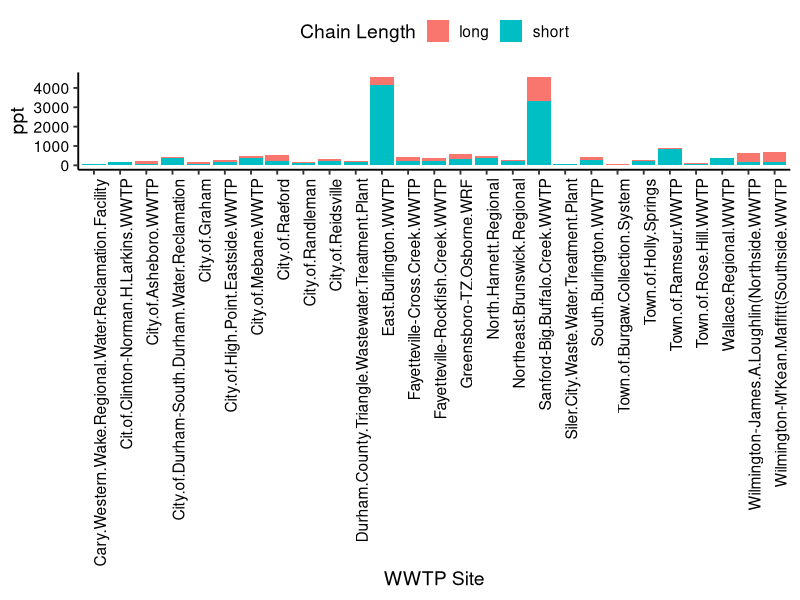
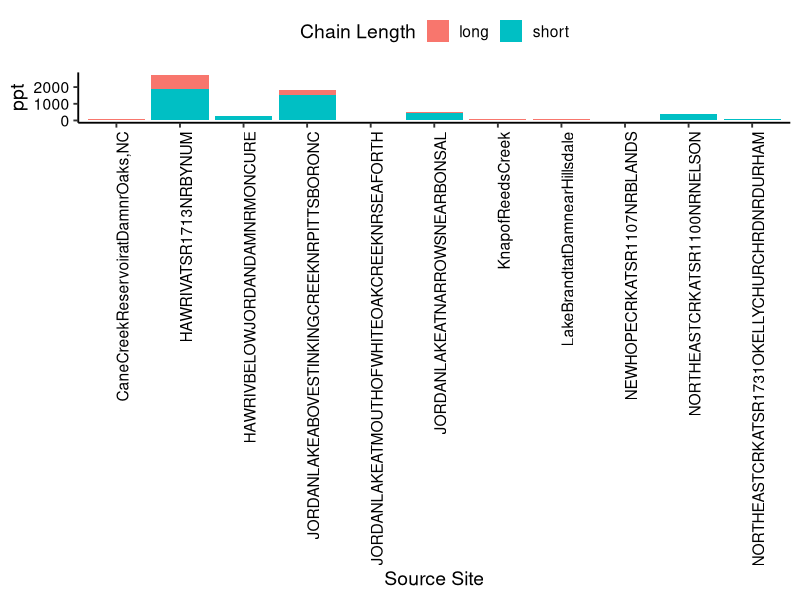

Recreate these plots in R, in order. (Note: this script raises an error after producing the figures.)
## ---- chunk 1
knitr::opts_chunk$set(echo = TRUE)
## ---- chunk 2
# Set your working directory

getwd()

# Load your packages

library(tidyverse)
library(lubridate)

# Set your ggplot theme

mytheme <- theme_classic(base_size = 14) +
  theme(axis.text = element_text(color = "black"), 
        legend.position = "top")

theme_set(mytheme)

# Load your datasets
PFAS_WWTP_clean <- read.csv("./Data/Processed/PFAS_WWTP_clean.csv", stringsAsFactors = TRUE)

PFAS_WWTP_wide_clean <- read.csv("./Data/Processed/PFAS_WWTP_wide_clean.csv", stringsAsFactors = TRUE)

PFAS_Source_clean <- read.csv("./Data/Processed/PFAS_Source_clean.csv", stringsAsFactors = TRUE)

PFAS_Source_wide_clean <- read.csv("./Data/Processed/PFAS_Source_wide_clean.csv", stringsAsFactors = TRUE)

## ---- chunk 3

# want to know what type of remediation is needed to deal with their contamination (GAC short chain; RO both)

ggplot(subset(PFAS_WWTP_clean, !is.na(ppt)), aes(x = Site, y = ppt))+
  geom_col(aes(fill = chain.length)) +
  labs(fill = "Chain Length") +
  xlab("WWTP Site") +
  theme(axis.text.x = element_text(angle = 90,  hjust = 1))


ggplot(subset(PFAS_Source_clean, !is.na(ppt)), aes(x = Site, y = ppt))+
  geom_col(aes(fill = chain.length)) +
  labs(fill = "Chain Length") +
  xlab("Source Site") +
  theme(axis.text.x = element_text(angle = 90,  hjust = 1))



PFAS_wide_clean <- 
    PFAS_wide_clean %>% 
    rowwise() %>% 
    mutate(short.ppt = sum(PFBA, PFBS, PFHpA, PFHxA, PFPeS, PFPeA, na.rm = TRUE)) %>%
    mutate(long.ppt = sum(PFDS, PFDA, PFDoA, PFHpS, PFHxS, PFNS, PFNA, PFOSA, N.EtFOSAA, N.MeFOSAA, PFTeA, PFTriA, PFUnA, HFPO.DA, PFOA, PFOS, na.rm = TRUE))
  
# stacked histogram ppt vs site

ggplot(PFAS_WWTP_wide_clean, aes(x = Site, y = short.ppt))+
  geom_col(aes(fill = supp), width = 0.7)


ggplot(PFAS_WWTP_clean) +
  geom_col(aes(x = Site, y = ppt)) +
  scale_y_continuous(limits = c(0, 100))


PFAS_wide_clean %>% 
   select(-total) %>% 
   gather(type, count, burglaries:robberies) %>% 
   ggplot(., aes(x=year, y=count, fill=forcats::fct_rev(type))) +
   geom_bar(stat="identity")


## ---- chunk 4

# plot analytes by site shows the only analytes worth knowing

ggplot(PFAS_WWTP_clean, aes(fill=Analyte, y=ppt, x=Site)) +     geom_bar(position="stack", stat="identity") +
    labs(fill = "Analyte") +
    theme(axis.text.x=element_blank(),
        axis.ticks.x=element_blank()) +
  xlab("Source Sites")

## ---- chunk 5

# PROBLEM: wide dataset shows 8 sites with PFAS, long shows 11

# decide top sites to plot

topsites <-
  PFAS_wide_clean %>%
  filter(Type =="Source") %>%
  select(Type, Site, TotalPFAS)


topsites <- topsites[with(topsites,order(-TotalPFAS)),]

topsites <- topsites[1:8,]


topsites_wwtp <-
  PFAS_WWTP_wide_clean %>%
  select(Site, TotalPFAS)

topsites_wwtp <- topsites_wwtp[with(topsites_wwtp,order(-TotalPFAS)),]

topsites_wwtp <- topsites_wwtp[1:20,]



# facet wrap each site by x = analyte y = ppt

ggplot(topsites_wwtp, aes(x = Site, y = TotalPFAS)) + 
  geom_bar(stat="identity") +
  facet_wrap(vars(Site), nrow = 5) +
  ylab("Total PFAS (ppt)") +
  theme(axis.text.x=element_blank(),
        axis.ticks.x=element_blank()) 


ggplot(PFAS_WWTP_wide_clean, aes(x=month, y = TotalPFAS, group=Site)) +
  geom_line(aes(color=Site)) +
  geom_point(aes(color=Site)) +
  scale_x_continuous(breaks=c(7, 8, 9)) +
  ylim(0,600) +
  ylab("Total PFAS (ppt)") +
  xlab("2019 Month") +
  theme(legend.position="right")

## ---- chunk 6
#Any locations with Analyte above 30? 70?
#To do this, a simple pipe should do to filter out which analytes/site are above the given value.
#EPA_Processed_2018$Result <- subset(EPA_Processed_2018$Result, !is.na()) #converts the result into a numeric value instead of a factor

source_analyte_above_30 <- 
  PFAS_Source_clean %>%
  filter(ppt > 30)

source_analyte_above_70 <- 
  PFAS_Source_clean %>%
  filter(ppt > 70)

unique(source_analyte_above_30$Site) #11 Sites above 30 
unique(source_analyte_above_70$Site) #5 sites above 70


#Plotting the sites with more than 30/70
source_analyte_30_plot <- 
  ggplot(source_analyte_above_30, aes(x = Sample.Date, y = ppt, color = Site)) +
  geom_point(alpha = 0.5, size = 3)+
  theme(axis.text.x = element_text(angle = 45, hjust = 1))+
  theme(axis.text.x = element_text(size = 7))+
  geom_hline(yintercept = 30, lty = 2)+
  scale_y_continuous(breaks=c(30, 100, 200, 300, 400, 500, 600))+
  theme(legend.position = "right", 
        legend.text = element_text(size = 5), legend.title = element_text(size = 12))+
  xlab("Sample Date")
print(source_analyte_30_plot + ggtitle("Source sites with Analytes above 30 ppt"))

source_analyte_70_plot <- 
  ggplot(source_analyte_above_70, aes(x = Sample.Date, y = ppt, color = Site)) +
  geom_point(alpha = 0.5, size = 3)+
  theme(axis.text.x = element_text(angle = 45, hjust = 1))+
  theme(axis.text.x = element_text(size = 7))+
  geom_hline(yintercept = 70, lty = 2)+
  scale_y_continuous(breaks=c(70, 100, 200, 300, 400, 500, 600))+
  theme(legend.position = "right", 
        legend.text = element_text(size = 5), legend.title = element_text(size = 12))+
  xlab("Sample Date")
print(source_analyte_70_plot + ggtitle("Source sites with Analytes above 70 ppt"))

## ---- chunk 7

#Total PFAS over 130

Total_PFAS_WWTP_Over130 <- 
  PFAS_WWTP_wide_clean %>%
  filter(TotalPFAS > 130)


# sum of pfas for every source site at that date
# filter for those over 130
# unique for how many sites had total pfas over 130

#Source by Site and Date with sum PFAS above 130
# Total_PFAS_Source_Over130 <- 
#   PFAS_long_clean[!is.na(PFAS_long_clean$ppt),] %>%
#   filter (Type == "Source") %>%
#   filter(Analyte == "PFBA"| Analyte == "PFBS" | Analyte == "PFDS" | Analyte == "PFDA" | Analyte == "PFDoA" | Analyte == "PFHpS" | Analyte == "PFHpA" | Analyte == "PFHxS" | Analyte == "PFHxA" | Analyte == "PFNS" | Analyte == "PFNA" | Analyte == "PFOSA" | Analyte == "N.EtFOSAA" | Analyte == "N.MeFOSAA" | Analyte == "PFPeS" | Analyte == "PFPeA" | Analyte == "PFTeA" | Analyte == "PFTriA" | Analyte == "PFUnA" | Analyte == "HFPO.DA" | Analyte == "PFOA" | Analyte == "PFOS") %>%
#   group_by(Site, Sample.Date)%>%
#   summarise(sum_pfas = sum(ppt))%>%
#   filter (sum_pfas > 130)
# 
# unique(Total_PFAS_Source_Over130$Site)
# 
#Plotting sites above 130
source_total_pfas_130_plot <-
  ggplot(Total_PFAS_WWTP_Over130, aes(x = Sample.Date, y = TotalPFAS, color = Site)) +
  geom_point(alpha = 0.7, size = 5)+
  theme(axis.text.x = element_text(angle = 45, hjust = 1))+
  theme(axis.text.x = element_text(size = 7))+
  geom_hline(yintercept = 130, lty = 2)+
  scale_y_continuous(breaks=c(130, 200, 400, 600, 800, 1200))+
  theme(legend.position = "right",
        legend.text = element_text(size = 5), legend.title = element_text(size = 12))+
  xlab("Sample Date")+
  ylab("Total PFAS (ppt)")

print(source_total_pfas_130_plot + ggtitle("WWTP Sites with Total PFAS Above 130 ppt"))

## ---- chunk 8

# How many samples had reporting limits above health advisory levels? 
# maybe do >10 or by analyte

source_ND_under5 <-
  PFAS_Source_clean[!is.na(PFAS_Source_clean$lab.qual),] %>%
  filter(lab.qual <= 5)

source_ND_under10 <-
  PFAS_Source_clean[!is.na(PFAS_Source_clean$lab.qual),] %>%
  filter(lab.qual <= 10)

source_ND_under20 <-
  PFAS_Source_clean[!is.na(PFAS_Source_clean$lab.qual),] %>%
  filter(lab.qual <= 20)

summary(source_ND_under5)
summary(source_ND_under10)
summary(source_ND_under20)

ggplot(source_ND_under5)+
  geom_histogram(aes(x=lab.qual))+
  xlab("ND under 5 ppt")+
  ylab("# of Samples")

ggplot(source_ND_under10)+
  geom_histogram(aes(x=lab.qual))+
  xlab("ND under 10 ppt")+
  ylab("# of Samples")

ggplot(source_ND_under20)+
  geom_histogram(aes(x=lab.qual))+
  xlab("ND under 20 ppt")+
  ylab("# of Samples")


# histogram number of samples by all ND

ggplot(PFAS_Source_clean) +
  geom_histogram(aes(x=lab.qual))+
  xlim(0,600) +
  ylim(0,30) +
  xlab("ND ppt")+
  ylab("# of Samples")
## ---- chunk 9

# of all the ND, how many are under 5

# how many total
source_ND <-
  PFAS_Source_clean[!is.na(PFAS_Source_clean$lab.qual),] %>%
  filter(lab.qual > 0)

# percentage under 5

source_nd_percent = (dim(source_ND_under5)[1] / dim(source_ND)[1])*100
source_nd_percent

# percentage under 20
source_nd_percent = (dim(source_ND_under20)[1] / dim(source_ND)[1])*100
source_nd_percent

## ---- chunk 10

# tried facet wrap

wwtp_pfoa.pfos.genx <-
  PFAS_WWTP_clean %>%
  filter(Analyte %in% c("PFOA", "PFOS", "HFPO.DA"))

# add month column
wwtp_pfoa.pfos.genx$Sample.Date <-
  ymd(wwtp_pfoa.pfos.genx$Sample.Date)

wwtp_pfoa.pfos.genx <- 
  mutate(wwtp_pfoa.pfos.genx, month = month(Sample.Date)) 

#facet wrap by month

ggplot(wwtp_pfoa.pfos.genx, aes(x=Analyte, y=ppt)) +
  geom_bar(position="stack", stat="identity") +
  facet_grid(Site ~ month)

# fewer sites


### TRY 2 -- need to convert HFPO-DA to HFPO.DA and run again

ggplot(wwtp_pfoa.pfos.genx, aes(x = Site, y = ppt))+
  geom_col(aes(fill = Analyte)) +
  labs(fill = "Analyte") +
  ylim(0,4500) +
  xlab("WWTP Site") +
  theme(axis.text.x=element_blank(),
        axis.ticks.x=element_blank())

## ---- chunk 11

# plot analytes by site shows the only analytes worth knowing

ggplot(subset(PFAS_long_clean, Type == "WWTP"), aes(fill=Analyte, y=ppt, x=Site)) +     geom_bar(position="stack", stat="identity") +
    labs(fill = "Analyte") +
    theme(axis.text.x=element_blank(),
        axis.ticks.x=element_blank()) +
  xlab("WWTP Sites")

# summarise  by column and get highest mean value

mean_analyte <-
  colMeans(PFAS_wide_clean[sapply(PFAS_wide_clean, is.numeric)], na.rm=TRUE) 

mean_analyte <- data.frame(mean_analyte)

mean_analyte <-
  mean_analyte %>%
  filter(lakename == "Paul Lake" | lakename == "Peter Lake")

## ---- chunk 12


# group by chain length in Q1
# pfas_chain_group <-
  #PFAS_long_clean %>%
  #drop_na(ppt) %>%
  #group_by(Type, Site, chain.length) %>%
  #summarise(ppt = sum(ppt))

# bar plot stacked
ggplot(subset(pfas_chain_group, Type == "WWTP"), aes(x = Site, y = ppt))+
  geom_col(aes(fill = chain.length)) +
  labs(fill = "Chain Length") +
  xlab("WWTP Site") +
  theme(axis.text.x=element_blank(),
        axis.ticks.x=element_blank())


## ---- chunk 13
wwtp_analyte_above_30 <- 
  PFAS_WWTP_clean %>%
  filter(ppt > 30)

wwtp_analyte_above_70 <- 
  PFAS_WWTP_clean %>%
  filter(ppt > 70)

source_analyte_above_30 <- 
  PFAS_Source_clean %>%
  filter(ppt > 30)

source_analyte_above_70 <- 
  PFAS_Source_clean %>%
  filter(ppt > 70)

unique(wwtp_analyte_above_30$Site) #27 Sites above 30 
unique(wwtp_analyte_above_70$Site) #13 sites above 70

unique(source_analyte_above_30$Site) #11 Sites above 30 
unique(source_analyte_above_70$Site) #5 sites above 70





#Plotting WWTP anayltes over the ppt standards
wwtp_analyte_30_plot <- 
  ggplot(wwtp_analyte_above_30, aes(x = Sample.Date, y = ppt, color = Site)) +
  geom_point(alpha = 0.5, size = 3)+
  theme(axis.text.x = element_text(angle = 45, hjust = 1))+
  theme(axis.text.x = element_text(size = 7))+
  geom_hline(yintercept = 30, lty = 2)+
  scale_y_continuous(breaks=c(30, 100, 200, 400, 800, 1000))+
  theme(legend.position = "right", 
        legend.text = element_text(size = 5), legend.title = element_text(size = 12))+
  xlab("Sample Date")
print(wwtp_analyte_30_plot + ggtitle("WWTP sites with Analytes above 30 ppt"))

wwtp_analyte_70_plot <- 
  ggplot(wwtp_analyte_above_70, aes(x = Sample.Date, y = ppt, color = Site)) +
  geom_point(alpha = 0.5, size = 3)+
  theme(axis.text.x = element_text(angle = 45, hjust = 1))+
  theme(axis.text.x = element_text(size = 7))+
  geom_hline(yintercept = 70, lty = 2)+
  scale_y_continuous(breaks=c(70, 200, 400, 800, 1000))+
  theme(legend.position = "right", 
        legend.text = element_text(size = 5), legend.title = element_text(size = 12))+
  xlab("Sample Date")
print(wwtp_analyte_70_plot + ggtitle("WWTP sites with Analytes above 70 ppt"))
## ---- chunk 14


Total_PFAS_WWTP_Over130 <- 
  PFAS_WWTP_wide_clean %>%
  filter(TotalPFAS > 130)


# #WWTP by Site and Date with sum PFAS above 130
# Total_PFAS_WWTP_Over130 <- 
#   PFAS_long_clean[!is.na(PFAS_long_clean$ppt),] %>%
#   filter (Type == "WWTP") %>%
#   filter(Analyte == "PFBA"| Analyte == "PFBS" | Analyte == "PFDS" | Analyte == "PFDA" | Analyte == "PFDoA" | Analyte == "PFHpS" | Analyte == "PFHpA" | Analyte == "PFHxS" | Analyte == "PFHxA" | Analyte == "PFNS" | Analyte == "PFNA" | Analyte == "PFOSA" | Analyte == "N.EtFOSAA" | Analyte == "N.MeFOSAA" | Analyte == "PFPeS" | Analyte == "PFPeA" | Analyte == "PFTeA" | Analyte == "PFTriA" | Analyte == "PFUnA" | Analyte == "HFPO.DA" | Analyte == "PFOA" | Analyte == "PFOS") %>%
#   group_by(Site, Sample.Date)%>%
#   summarise(sum_pfas = sum(ppt))%>%
#   filter (sum_pfas > 130)
# 
# unique(Total_PFAS_Source_Over130$Site)
# 
#Plotting sites above 130
# wwtp_total_pfas_130_plot <-
#   ggplot(Total_PFAS_WWTP_Over130, aes(x = Sample.Date, y = sum_pfas, color = Site)) +
#   geom_point(alpha = 0.7, size = 5)+
#   theme(axis.text.x = element_text(angle = 45, hjust = 1))+
#   theme(axis.text.x = element_text(size = 7))+
#   geom_hline(yintercept = 130, lty = 2)+
#   scale_y_continuous(breaks=c(130, 400, 600, 800, 1200, 1800, 2400))+
#   theme(legend.position = "right",
#         legend.text = element_text(size = 6), legend.title = element_text(size = 12))+
#   xlab("Sample Date")+
#   ylab("Total PFAS (ppt)")
# print(wwtp_total_pfas_130_plot + ggtitle("WWTP Sites with Total PFAS Above 130 ppt"))



#Plotting sites above 130
wwtp_total_pfas_130_plot <-
  ggplot(Total_PFAS_WWTP_Over130, aes(x = Sample.Date, y = TotalPFAS, color = Site)) +
  geom_point(alpha = 0.7, size = 5)+
  theme(axis.text.x = element_text(angle = 45, hjust = 1))+
  theme(axis.text.x = element_text(size = 7))+
  geom_hline(yintercept = 130, lty = 2)+
  scale_y_continuous(breaks=c(130, 400, 600, 800, 1200, 1800, 2400))+
  theme(legend.position = "right",
        legend.text = element_text(size = 6), legend.title = element_text(size = 12))+
  xlab("Sample Date")+
  ylab("Total PFAS (ppt)")

print(wwtp_total_pfas_130_plot + ggtitle("WWTP Sites with Total PFAS Above 130 ppt"))
## ---- chunk 15
wwtp_ND_under5 <-
  PFAS_WWTP_clean[!is.na(PFAS_WWTP_clean$lab.qual),] %>%
  filter(lab.qual < 5)

wwtp_ND_under10 <-
  PFAS_WWTP_clean[!is.na(PFAS_WWTP_clean$lab.qual),] %>%
  filter(lab.qual < 10)

wwtp_ND_under20 <-
  PFAS_WWTP_clean[!is.na(PFAS_WWTP_clean$lab.qual),] %>%
  filter(lab.qual < 20)

summary(wwtp_ND_under5)
summary(wwtp_ND_under10)
summary(wwtp_ND_under20)

ggplot(wwtp_ND_under5)+
  geom_histogram(aes(x=lab.qual))+
  xlab("ND under 5 ppt")+
  ylab("# of Samples")

ggplot(wwtp_ND_under10)+
  geom_histogram(aes(x=lab.qual))+
  xlab("ND under 10 ppt")+
  ylab("# of Samples")

ggplot(wwtp_ND_under20)+
  geom_histogram(aes(x=lab.qual))+
  xlab("ND under 20 ppt")+
  ylab("# of Samples")


# histogram number of samples by all ND

ggplot(PFAS_WWTP_clean) +
  geom_histogram(aes(x=lab.qual))+
  xlim(0,600) +
  ylim(0,30) +
  xlab("ND ppt")+
  ylab("# of Samples")

## ---- chunk 16

# of all the ND, how many are under 5

# how many are under 5
dim(wwtp_ND_under5) #855

# how many total
wwtp_ND <-
  PFAS_WWTP_clean[!is.na(PFAS_WWTP_clean$lab.qual),] %>%
  filter(lab.qual > 0)

dim(wwtp_ND) #1259

# percentage

wwtp_nd_percent = (dim(wwtp_ND_under5)[1] / dim(wwtp_ND)[1])*100
wwtp_nd_percent

## ---- chunk 17

## ---- chunk 18

PFAS_WWTP_wide_clean$Sample.Date <- ymd(PFAS_WWTP_wide_clean$Sample.Date)

ggplot(PFAS_WWTP_wide_clean, aes(x=Sample.Date, y = TotalPFAS, group=Site)) +
  geom_line(aes(color=Site)) +
  geom_point(aes(color=Site)) +
  ylim(0,600) +
  scale_x_date(date_breaks = "1 month", date_labels = "%b %y")

# or by month column 

PFAS_WWTP_wide_clean <-
  PFAS_WWTP_wide_clean %>%
  mutate(month = month(Sample.Date))

ggplot(PFAS_WWTP_wide_clean, aes(x=month, y = TotalPFAS, group=Site)) +
  geom_line(aes(color=Site)) +
  geom_point(aes(color=Site)) +
  scale_x_continuous(breaks=c(7, 8, 9)) +
  ylab("Total PFAS (ppt)") +
  xlab("2019 Month") +
  theme(legend.position="right")

## ---- chunk 19

ggplot(PFAS_WWTP_clean, aes(fill=Analyte, x=Site, y=ppt)) +
  geom_bar(position="stack", stat="identity") +
  labs(fill = "Analyte") +
  geom_hline(yintercept = 70, lty = 2) +
  ylim(0,5000) +
  ylab("Total PFAS (ppt)") +
  xlab("WWTP Site") +
  geom_text(x = "City.of.Graham", y = 45, label = "70 ppt", hjust = 1, fontface = "bold")  +
  theme(axis.text.x = element_text(angle = 90,  hjust = 1),
    legend.position="right")


ggplot(subset(PFAS_Source_clean, !is.na(ppt)), aes(fill=Analyte, x=Site, y=ppt)) +
  geom_bar(position="stack", stat="identity") +
  labs(fill = "Analyte") +
  geom_hline(yintercept = 70, lty = 2) +
  ylim(0,3000) +
  ylab("Total PFAS (ppt)") +
  xlab("Source Site") +
  geom_text(x = "NORTHEASTCRKATSR1731OKELLYCHURCHRDNRDURHAM", y = 45, label = "70 ppt", hjust = 1, fontface = "bold")  +
  theme(axis.text.x = element_text(angle = 90,  hjust = 1),
    legend.position="right")

## ---- chunk 20

PFAS_WWTP_wide_clean <-
  PFAS_WWTP_wide_clean %>%
  mutate(nonPFOA.PFOS = (TotalPFAS-SumPFOA.PFOS))

WWTP_sum.total <-
  PFAS_WWTP_clean %>%
  filter(Analyte %in% c("PFOA", "PFOS", "PFBA", "PFHxA", "PFNA", "PFBS", "PFHpA", "PFPeA"))

cols <- c(PFOA="blue", PFOS="blue", PFBA="black", PFHxA="black", PFNA="black", PFBS="black", PFHpA="black", PFPeA="black")

ggplot(WWTP_sum.total, aes(x=Site, y=ppt, fill=Analyte)) +
  geom_bar(stat="identity", position = "dodge") +
  scale_fill_manual(values = cols) +
  xlab("WWTP Site")+
  theme(axis.text.x = element_text(angle = 90,  hjust = 1),
    legend.position="right")
